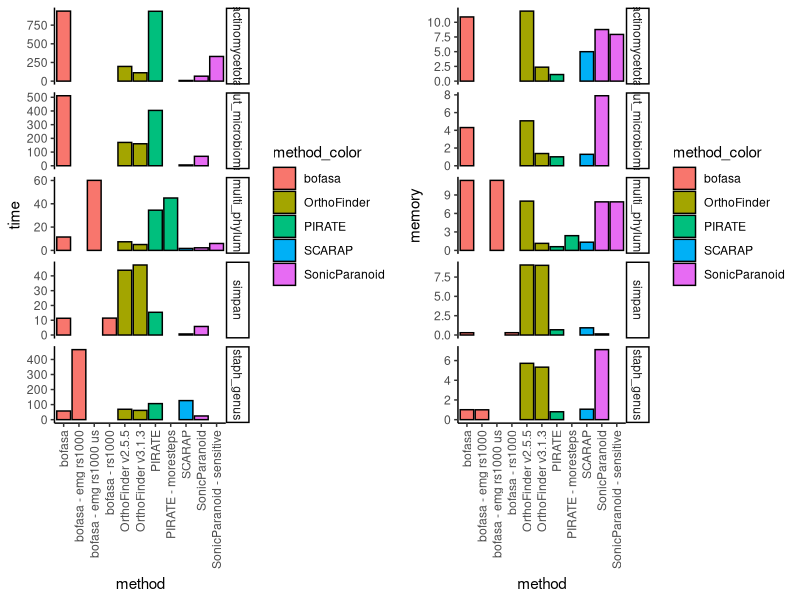

This chart was generated by the following R code:
library(ggplot2)
library(cowplot)

dat <- read.table("All_Timing_and_Resources.txt", header=T, sep='\t')

colors <- c('#A03B44', '#F1B16E', '#4B86B8', '#5E4FA2', '#D36D49', '#A1C496')
names(colors) <- c('bofasa', 'OrthoFinder', 'PIRATE', 'SCARAP', 'SonicParanoid', 'KOfam')

pdf("Timing_and_Memory.pdf", height=10, width=10)

# showcase	method  method_color	time	memory
time <- ggplot(dat, aes(x=method, y=time, fill=method_color)) + geom_bar(stat='identity', color='black') + theme_classic() + facet_grid(showcase~., scales='free', space='free_x') + theme(axis.text.x = element_text(angle = 90, vjust = 0.5, hjust=1))
memo <- ggplot(dat, aes(x=method, y=memory, fill=method_color)) + geom_bar(stat='identity', color='black') + theme_classic() + facet_grid(showcase~., scales='free', space='free_x') + theme(axis.text.x = element_text(angle = 90, vjust = 0.5, hjust=1))

plot_grid(time, memo)

dev.off()
